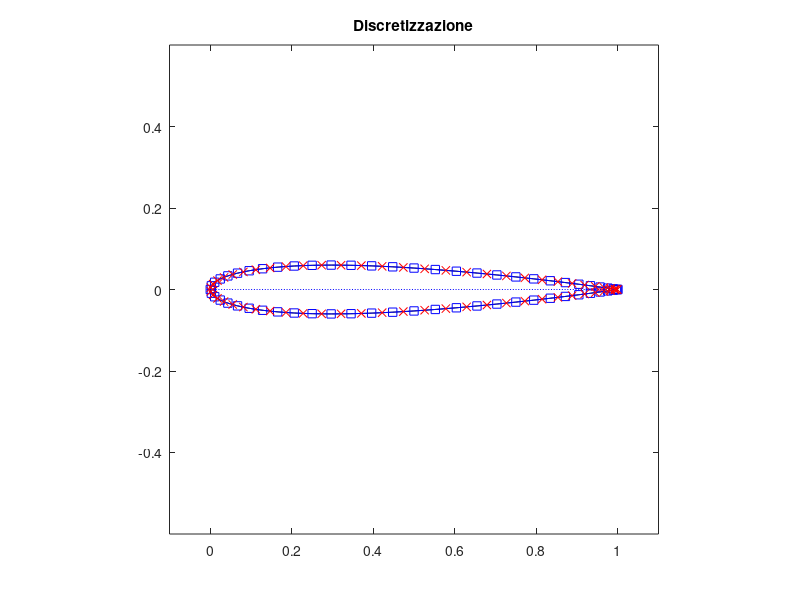
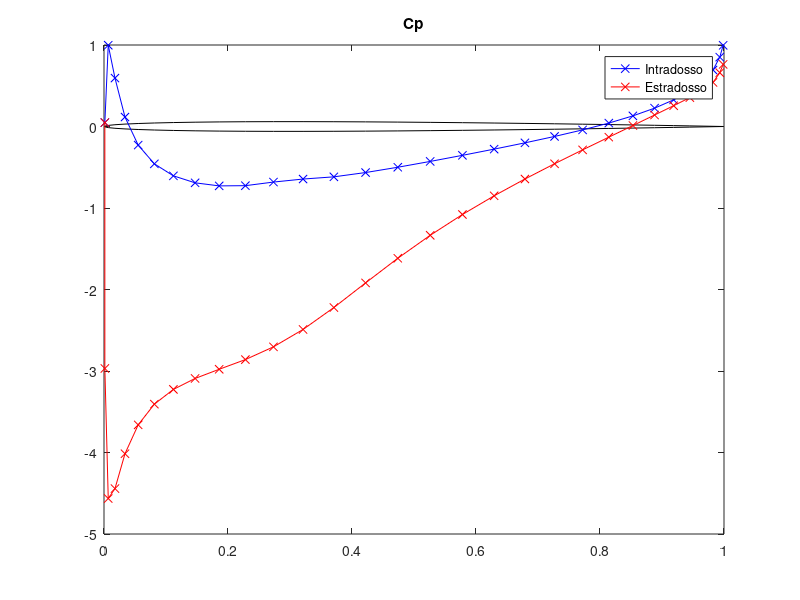

These figures' MATLAB source, in order:
clc; clear all;
%% Implementazione metodo dei pannelli

% Cifre NACA 4 cifre
% Dividere prima, e seconda da terza e quarta
NACA = [0 0 12];
c=1;

vinf=1;
alpha=5/180*pi;

m = NACA(1)/100;

if NACA(2)==0
    p=1e-16;
else
    p = NACA(2)/10;
end

s = NACA(3)/100;

% Funzione linea media
lineaMedia = @(t) (m/p^2 * (2*p.*t-t.^2))           .*((t>=0)&(t<=p))+...
                  (m/(1-p)^2*(1-2*p+2*p.*t-t.^2))   .*((t>=p)&(t<=1));

% Funzione spessori
A = [0.2969 -0.1260 -0.3537 0.2843 -0.1015];
spessore = @(t) s/0.20/c.*...
    ( A(1).*sqrt(t) ...
    + A(2).*t ...
    + A(3).*t.^2 ...
    + A(4).*t.^3 ...
    + A(5).*t.^4 );

% Coordinate ascisse
x=linspace(0,c,300);
t=x/c;

% Numero pannelli
for nPannelli = 60
nPannelli
% Grafico profilo ala
% Linea media
figure(1)
plot(t,lineaMedia(t), 'b:')
hold on

% Linee spessori
plot(t,lineaMedia(t)+spessore(t), 'k')
plot(t,lineaMedia(t)-spessore(t), 'k')


th = linspace(0,-2*pi, nPannelli+1)';
% plot(0.5+0.5*cos(th),0.5*sin(th), 'ro');

% Punti per pannelli
x = 0.5+0.5*cos(th);
y = 0.5*sin(th);
n=zeros(length(x), 1);
for i=1:length(th)
    if sin(th(i))>0
        y(i) = lineaMedia(x(i))+spessore(x(i));
    else
        y(i) = lineaMedia(x(i))-spessore(x(i));
    end
    n(i)=i;
end
plot(x,y, 'bs-')


l=zeros(nPannelli,1);
sin_th=l;
cos_th=l;
xs=l;
ys=l;
clear th; th=l;
% Varie proprieta' pannelli
for i=1:nPannelli
    % Lunghezza pannello
    l(i) = sqrt((x(i+1)-x(i))^2+(y(i+1)-y(i))^2);
    
    % Seno inclinazione pannello
    sin_th(i)=(y(i+1)-y(i))/l(i);
    
    % Coseno inclinazione pannello
    cos_th(i)=(x(i+1)-x(i))/l(i);
    
    % Ascissa punto di controllo
    xs(i) = (x(i)+x(i+1))/2;
    
    % Ordinata punto di controllo
    ys(i) = (y(i)+y(i+1))/2;
    
    % Theta
    th(i)=atan2((y(i+1)-y(i)),(x(i+1)-x(i)));
end
clear sin_th cos_th

figure(1)
plot(xs, ys, 'rx')
axis square
axis([0-0.1 1+0.1 -0.5-0.1 0.5+0.1])
title('Discretizzazione')

% Etichette nodi
 if length(n)<30
    r=0.05;
    for i=1:length(th)
            text(xs(i),ys(i), num2str(n(i)));
    end
end
% Velocita' dovuta a sorgenti e vortici
beta=zeros(nPannelli);
rr=zeros(nPannelli,nPannelli+1);
logrr=zeros(nPannelli);

for i=1:nPannelli
    for j=1:nPannelli
        xx(i,j)  =  (xs(i)-x(j))*cos(th(j))+(ys(i)-y(j))*sin(th(j));
        yy(i,j)  = -(xs(i)-x(j))*sin(th(j))+(ys(i)-y(j))*cos(th(j));
        
        % r(i,j+1)^2
        rr(i,j+1) = sqrt((xs(i)-x(j+1))^2 + (ys(i)-y(j+1))^2);
        
        % r(i,j)^2
        rr(i,j) = sqrt((xs(i)-x(j))^2 + (ys(i)-y(j))^2);
        
        logrr(i,j)=log(rr(i,j+1)/rr(i,j));
        
        if i==j
            beta(i,j) = pi;
        else
            beta(i,j) = atan2(yy(i,j),(xx(i,j)-l(j)))-atan2(yy(i,j),xx(i,j));
%             beta(i,j) = acos((rr(i,j)^2+rr(i,j+1)^2-l(j)^2)/(2*rr(i,j)*rr(i,j+1)));
        end
        
%         figure(2)
%         plot(x,y,'k:')
%         hold on
%         
%         % Segmenti
%         plot([x(i) x(i+1)],[y(i) y(i+1)], 'b')
%         plot(xs(i), ys(i), 'rx')
%         plot([x(j) x(j+1)], [y(j) y(j+1)], 'r')
%         if i==j
%             plot([x(i) x(i+1)],[y(i) y(i+1)], 'g')
%         end
%         plot([x(j) xs(i)], [y(j) ys(i)], 'r:')
%         plot([x(j+1) xs(i)], [y(j+1) ys(i)], 'b:')
%         axis([0 1 -0.5 0.5])
%         axis square
%         hold off
        
    end
end

%% Soluzione del sistema
A=zeros(nPannelli+1);
b=zeros(nPannelli+1,1);

% Compilazione vettore dati b
% bij
for i=1:nPannelli
   b(i) = vinf*(sin(th(i)-alpha)); %ok
end

% Condizione di Kutta
b(end) = - vinf*(cos(th(1)-alpha)) - vinf*(cos(th(end)-alpha));

% Matrice A
for i=1:nPannelli
    for j=1:nPannelli
       % A(i,j)
       A(i,j) = 1/2/pi*(sin(th(i)-th(j))*log(rr(i,j+1)/rr(i,j)) ...
                       +cos(th(i)-th(j))*beta(i,j));       
    end
    
    % A(1, N+1)
    for j=1:nPannelli
        A(i,nPannelli+1) = A(i,nPannelli+1) + ...
           1/2/pi*(cos(th(i)-th(j))*log(rr(i,j+1)/rr(i,j)) ...
                  -sin(th(i)-th(j)*beta(i,j)));
    end
end

% A(N+1, j)
for j=1:nPannelli
    for k=[1, nPannelli]
        A(nPannelli+1,j)=A(nPannelli+1,j)+ ...
            1/2/pi*(sin(th(k)-th(j))*beta(k,j)...
                   -cos(th(k)-th(j))*log(rr(k,j+1)/rr(k,j)));
    end
end

% A(N+1, N+1)
for j=1:nPannelli
    for k=[1, nPannelli]
        A(nPannelli+1,nPannelli+1)=A(nPannelli+1,nPannelli+1)+ ...
            1/2/pi*(sin(th(k)-th(j))*log(rr(k,j+1)/rr(k,j)) ...
                  + cos(th(k)-th(j)*beta(k,j)));
    end
end
xSol=A\b;
gamma = xSol(end);
q = xSol(1:end-1);

% gamma=0.1;
% q=zeros(1,nPannelli)';
% gamma=0;
xx=ones(length(xs),1);

phi=@(csi,eta) vinf*(csi*cos(alpha)+eta*(sin(alpha)))...              % Indisturbato
              +1/2/pi*(q'*1/2*log((xs-csi*xx).^2+(ys-eta*xx).^2))...  % Sorgente
              -1/2/pi*(gamma*xx'*atan2((ys-eta*xx),(xs-csi*xx)));     % Vortice

% psi=@(csi,eta) vinf*(eta*cos(alpha)-csi*(sin(alpha))) ...
%               +1/2/pi*(q'*atan2((eta*xx-ys),(csi*xx-xs)))...
%               +1/2/pi*(gamma*xx'*1/2*log((xs-csi*xx).^2+(ys-eta*xx).^2));

% Griglia per calcolo contour
x=linspace(-0.5,1.5,200);
y=linspace(-1,1,200);
[X,Y] = meshgrid(x,y);

% % Plot del grafico
% for i=1:length(x)
%     for j=1:length(x)
%         PHI(i,j)=phi(X(i,j), Y(i,j));
%     end
% end
% contour(X,Y,PHI, linspace(-10,20, 100))
% axis square

hold off

% %% Calcolo delle velocita'
% u=zeros(nPannelli,1);
% v=u;
% for i=1:nPannelli
%     u(i)=vinf*cos(alpha);
%     v(i)=vinf*sin(alpha);
%     for j=1:nPannelli
%         u(i)=u(i)+q(j)*us(i,j)+gamma*uv(i,j);
%         v(i)=v(i)+q(j)*vs(i,j)+gamma*vv(i,j);
%     end
% end

% vt=zeros(nPannelli,1);
% for i=1:nPannelli
% %     vt(i)=vinf*(sin_th(i)*sin(alpha)+cos_th(i)*cos(alpha));
%     for j=1:nPannelli
%         vt(i)=vt(i)+...
%             q(j)*( ...
%               - sinDif(j,i)*vs(i,j) ...
%               - cosDif(j,i)*us(i,j) ...
%             ) ...
%           + gamma*( ... 
%                - sinDif(j,i)*vv(i,j) ...
%                - cosDif(j,i)*uv(i,j) ...
%             );
%     end
% end

vt=zeros(nPannelli,1);
for i=1:nPannelli
    vt(i)=vinf*cos(th(i)-alpha);
    for j=1:nPannelli
        vt(i)=vt(i)+...
            q(j)/2/pi*( ...
                sin(th(i)-th(j))*beta(i,j) ...
              - cos(th(i)-th(j))*log(rr(i,j+1)/rr(i,j)) ...
            ) ...
          + gamma/2/pi*( ... 
                sin(th(i)-th(j))*log(rr(i,j+1)/rr(i,j)) ...
               + cos(th(i)-th(j))*beta(i,j) ...
            );
    end
end

% vt=zeros(nPannelli,1);
% for i=1:nPannelli
% %     vt(i)=vinf*(sin_th(i)*sin(alpha)+cos_th(i)*cos(alpha));
%     for j=1:nPannelli
%         vt(i)=
%     end
% end

Cp=zeros(nPannelli, 1);
for i=1:nPannelli
    Cp(i)=1-(vt(i)^2)/vinf^2;
end


figure(2)
plot(xs,ys, 'k');
hold on
p1 = plot(xs(1:floor(length(xs)/2)), Cp(1:floor(length(Cp)/2)), 'bx-');
p2 = plot(xs(ceil(length(xs)/2):end), Cp(ceil(length(xs)/2):end), 'rx-');
title('Cp')
legend([p1 p2], 'Intradosso', 'Estradosso')
% axis([0-0.1 1+0.1 -1.5 1.5])
hold off
pause(1)

end



% %% Controllo se le coordinate xxij, yyij e rij sono corrette
% subplot(1,2,2)
% th = linspace(0,2*pi,100);
% for i=1:nPannelli
%     for j=1:nPannelli
%         % Profilo
%         plot(x,y,'k:')
%         hold on
%         
%         % Segmenti
%         plot([x(i) x(i+1)],[y(i) y(i+1)], 'b')
%         plot(xs(i), ys(i), 'rx')
%         plot([x(j) x(j+1)], [y(j) y(j+1)], 'r')
%         if i==j
%             plot([x(i) x(i+1)],[y(i) y(i+1)], 'g')
%         end
%         
%         % Raggi distanza
%         R=[ cos_th(i) sin_th(i),...
%            -sin_th(i) cos_th(i)];
%         xsi = xx(i,j)*cos_th(i)-yy(i,j)*sin_th(i)+x(j);
%         ysi = xx(i,j)*sin_th(i)+yy(i,j)*cos_th(i)+y(j);
%         
%         plot(x(j),y(j), 'kx');
%         plot(x(j)+rr(i,j)*cos(th),y(j)+rr(i,j)*sin(th), 'r')
%         
%         plot(x(j+1),y(j+1), 'kx');
%         plot(x(j+1)+rr(i,j+1)*cos(th),y(j+1)+rr(i,j+1)*sin(th), 'b')
%         
%         plot([x(j) xsi], [y(j) ysi], 'r:')
%         plot([x(j+1) xsi], [y(j+1) ysi], 'b:')
%         axis([0 1 -0.5 0.5])
%         axis square
%         hold off
%         pause(2/nPannelli^2)
%     end
% end